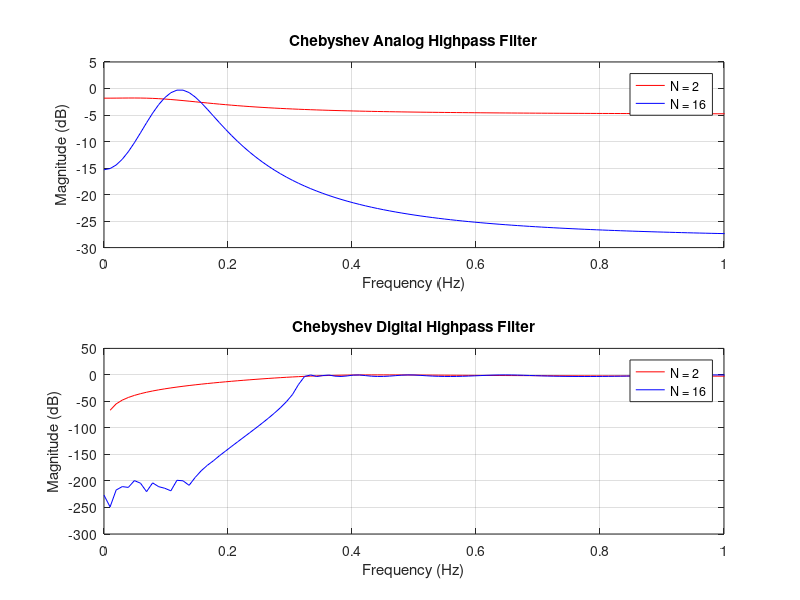

MATLAB code to generate this figure:
% Avgousti Savvina 2018030200
% Christou Theodora 2018030202
% Maragkoudaki Magdalini 2017030169

%%%%%%%%%%%%%%%%%%%%%%%%%%%%%%% Exercise 2 %%%%%%%%%%%%%%%%%%%%%%%%%%%%%%%%
clc; clear; close all;

Wc = 2;
Ts = 0.2;
Fs = 1/Ts;
Rp = 3;
Fn = Fs/2;

fc = Wc/(2*pi);
fk = fc*2/Fs;

% A)
N1 = 2;
[num1,den1] = cheby1(N1, Rp, fk, 'high');

f = linspace(0, Fn, 256);
%Transforming the filter from analog to digital
H_analog1 = freqs(num1, den1, 2*pi*f);
H_analog_db1 = 20*log10(abs(H_analog1));
H_digital1 = freqz(num1, den1, f, Fs);
H_digital_db1 = 20*log10(abs(H_digital1));

% B)
N2 = 16;
[num2,den2] = cheby1(N2, Rp, fk, 'high');

%Transforming the filter from analog to digital
H_analog2 = freqs(num2, den2, 2*pi*f);
H_analog_db2 = 20*log10(abs(H_analog2));
H_digital2 = freqz(num2, den2, f, Fs);
H_digital_db2 = 20*log10(abs(H_digital2));

figure;
subplot(2,1,1);
plot(f, H_analog_db1, 'r')
hold on; grid on;
plot(f, H_analog_db2, 'b')
legend('N = 2','N = 16');
xlabel('Frequency (Hz)');
ylabel('Magnitude (dB)');
ylim([-30 5]);
xlim([0 1]);
title('Chebyshev Analog Highpass Filter');

subplot(2,1,2);
plot(f, H_digital_db1, 'r')
hold on; grid on;
plot(f, H_digital_db2, 'b')
legend('N = 2','N = 16');
xlabel('Frequency (Hz)');
ylabel('Magnitude (dB)');
ylim([-300 50]);
xlim([0 1]);
title('Chebyshev Digital Highpass Filter');
